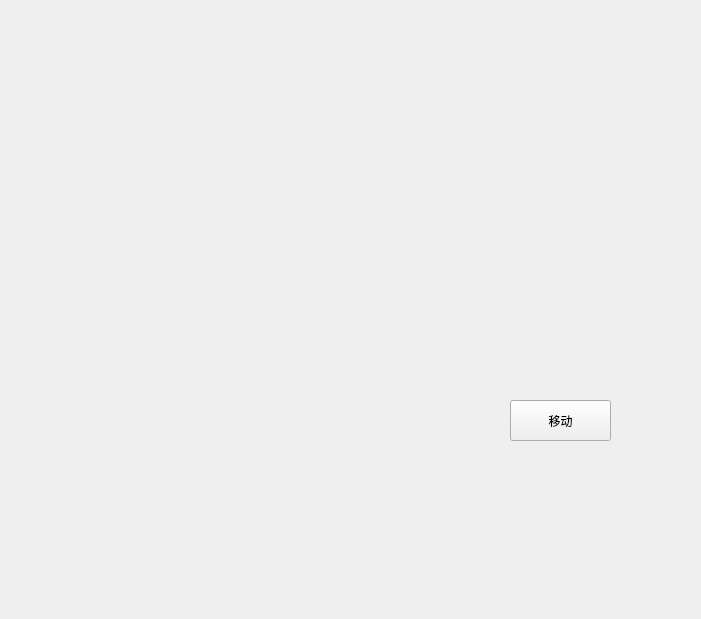
<?xml version="1.0" encoding="UTF-8"?>
<ui version="4.0">
 <class>Widget</class>
 <widget class="QWidget" name="Widget">
  <property name="geometry">
   <rect>
    <x>0</x>
    <y>0</y>
    <width>701</width>
    <height>619</height>
   </rect>
  </property>
  <property name="windowTitle">
   <string>Widget</string>
  </property>
  <widget class="QPushButton" name="pushButton">
   <property name="geometry">
    <rect>
     <x>510</x>
     <y>400</y>
     <width>101</width>
     <height>41</height>
    </rect>
   </property>
   <property name="text">
    <string>移动</string>
   </property>
  </widget>
 </widget>
 <resources/>
 <connections/>
</ui>
